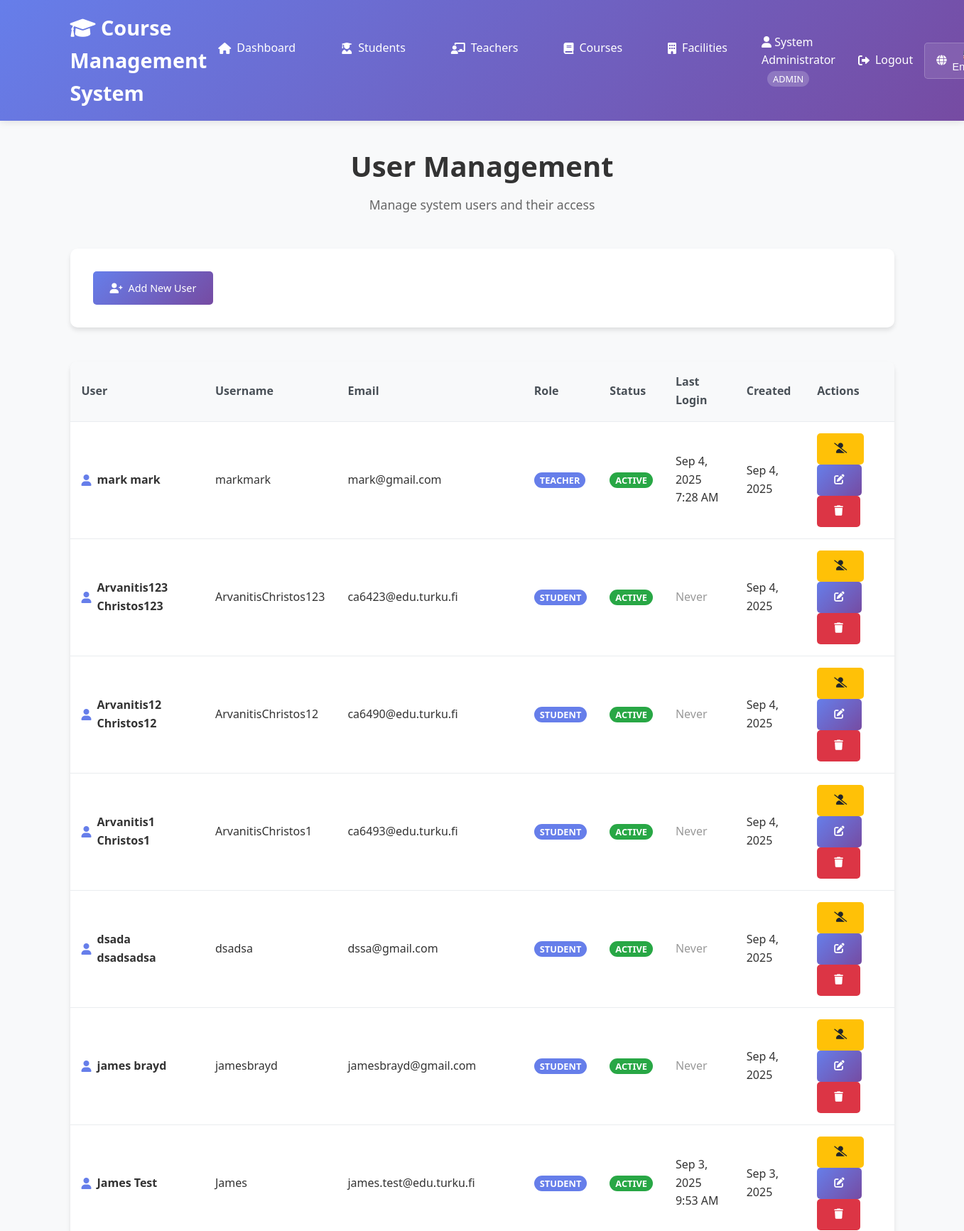
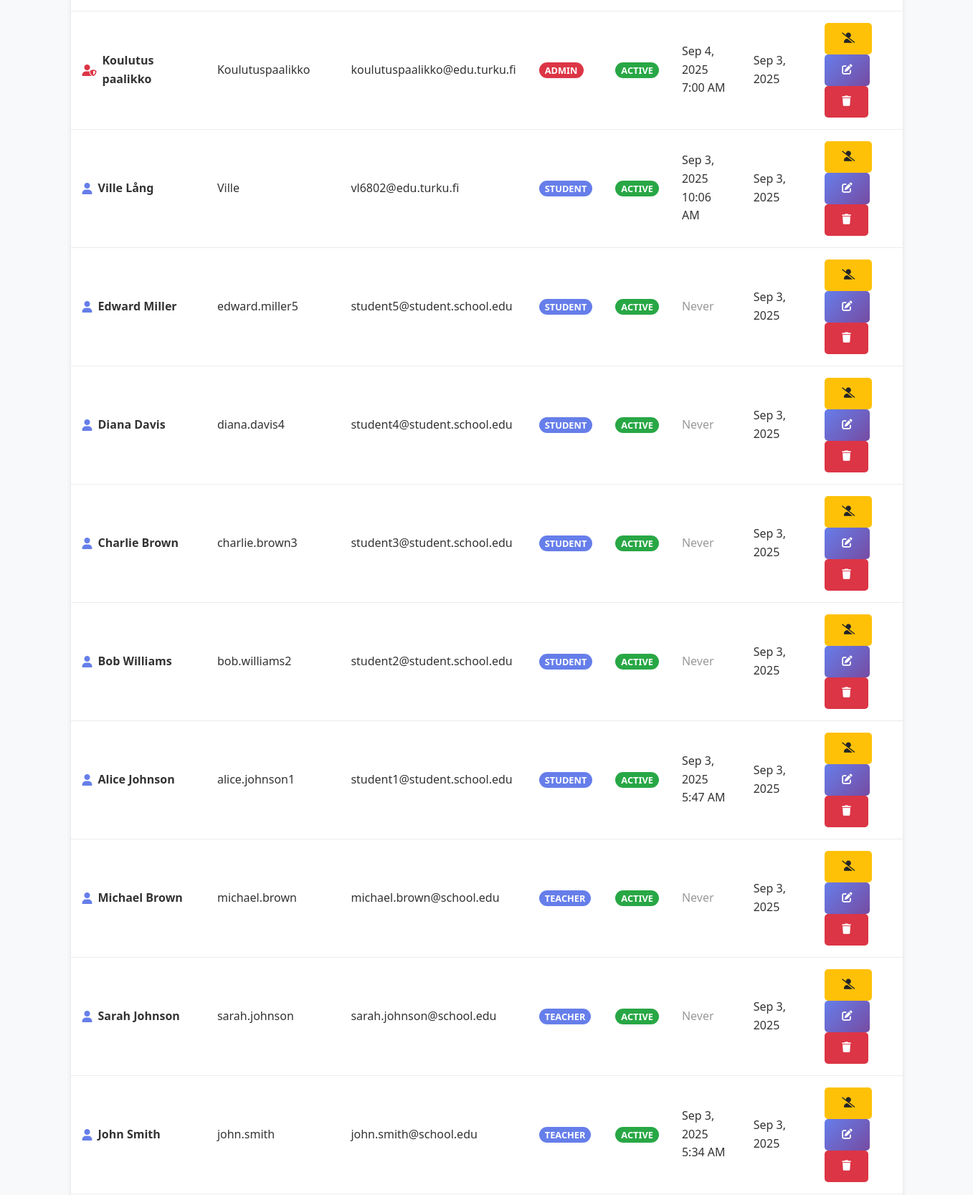
Screenshot of /users/index.php (signed in, upper part) with the database file from the repository (2 pictures, top to bottom).
### tables this page shows
CREATE TABLE `users` (
  `id` int(11) NOT NULL,
  `username` varchar(50) NOT NULL,
  `email` varchar(100) NOT NULL,
  `password_hash` varchar(255) NOT NULL,
  `role` enum('admin','teacher','student','staff') DEFAULT 'student',
  `student_id` int(11) DEFAULT NULL,
  `teacher_id` int(11) DEFAULT NULL,
  `first_name` varchar(50) NOT NULL,
  `last_name` varchar(50) NOT NULL,
  `created_at` timestamp NOT NULL DEFAULT current_timestamp(),
  `last_login` timestamp NULL DEFAULT NULL,
  `is_active` tinyint(1) DEFAULT 1
);

### config/auth.php (called while the page is built, shortened)
<?php
require_once 'database.php';
function isLoggedIn() {
    return isset($_SESSION['user_id']) && !empty($_SESSION['user_id']);
}
function getCurrentUser() {
    return [
        'id' => $_SESSION['user_id'],
        'username' => $_SESSION['username'],
        'email' => $_SESSION['email'],
        'role' => $_SESSION['user_role'],
        'first_name' => $_SESSION['first_name'],
        'last_name' => $_SESSION['last_name'],
        'student_id' => $_SESSION['student_id'] ?? null,
        'teacher_id' => $_SESSION['teacher_id'] ?? null
    ];
}
?>

### config/database.php (called while the page is built, shortened)
<?php
function executeQuery($pdo, $sql, $params = []) {
    try {
        $stmt = $pdo->prepare($sql);
        $stmt->execute($params);
        return $stmt;
    } catch(PDOException $e) {
        throw new Exception("Query failed: " . $e->getMessage());
    }
}
?>

### users/index.php (the view, shortened to what this page needs)
<?php
require_once '../config/database.php';
require_once '../config/auth.php';
try {
    $sql = "SELECT id, username, email, role, first_name, last_name, created_at, last_login, is_active
            FROM users ORDER BY created_at DESC";
    $stmt = executeQuery($pdo, $sql);
    $users = $stmt->fetchAll();
} catch(Exception $e) {
    $error = "Error loading users: " . $e->getMessage();
}
$currentUser = getCurrentUser();
?>
<!DOCTYPE html>
<html lang="en">
<head>
    <link rel="stylesheet" href="../css/style.css">
    <link href="https://cdnjs.cloudflare.com/ajax/libs/font-awesome/6.0.0/css/all.min.css" rel="stylesheet">
</head>
<body>
    <header>
        <nav class="navbar">
            <div class="nav-container">
                <h1><i class="fas fa-graduation-cap"></i> Course Management System</h1>
                <ul class="nav-menu">
                    <li><a href="../index.php"><i class="fas fa-home"></i> Dashboard</a></li>
                    <li><a href="../students/index.php"><i class="fas fa-user-graduate"></i> Students</a></li>
                    <li><a href="../teachers/index.php"><i class="fas fa-chalkboard-teacher"></i> Teachers</a></li>
                    <li><a href="../courses/index.php"><i class="fas fa-book"></i> Courses</a></li>
                    <li><a href="../facilities/index.php"><i class="fas fa-building"></i> Facilities</a></li>
                    <li class="user-menu">
                        <div style="display: flex; align-items: center; gap: 1rem;">
                            <span style="color: white;">
                                <i class="fas fa-user"></i>
                                <?= htmlspecialchars($currentUser['first_name'] . ' ' . $currentUser['last_name']) ?>
                                <span style="background: rgba(255,255,255,0.2); padding: 2px 8px; border-radius: 12px; font-size: 0.8rem; margin-left: 0.5rem;">ADMIN</span>
                            </span>
                            <a href="../auth/logout.php" style="color: white; text-decoration: none;">
                                <i class="fas fa-sign-out-alt"></i> Logout
                            </a>
                        </div>
                    </li>
                </ul>
            </div>
        </nav>
    </header>
    <main class="main-content">
        <div class="container">
            <div class="dashboard-header">
                <h2>User Management</h2>
                <p>Manage system users and their access</p>
            </div>
            <div class="quick-actions">
                <a href="add.php" class="btn btn-primary">
                    <i class="fas fa-user-plus"></i> Add New User
                </a>
            </div>
            <div class="table">
                <table>
                    <thead>
                        <tr>
                            <th>User</th>
                            <th>Username</th>
                            <th>Email</th>
                            <th>Role</th>
                            <th>Status</th>
                            <th>Last Login</th>
                            <th>Created</th>
                            <th>Actions</th>
                        </tr>
                    </thead>
                    <tbody>
                        <?php if (isset($users) && count($users) > 0): ?>
                            <?php foreach ($users as $user): ?>
                                <tr style="<?= !$user['is_active'] ? 'opacity: 0.6;' : '' ?>">
                                    <td>
                                        <div style="display: flex; align-items: center; gap: 0.5rem;">
                                            <i class="fas <?= $user['role'] === 'admin' ? 'fa-user-shield' : 'fa-user' ?>"
                                               style="color: <?= $user['role'] === 'admin' ? '#dc3545' : '#667eea' ?>;"></i>
                                            <div>
                                                <div style="font-weight: 600;">
                                                    <?= htmlspecialchars($user['first_name'] . ' ' . $user['last_name']) ?>
                                                </div>
                                            </div>
                                        </div>
                                    </td>
                                    <td><?= htmlspecialchars($user['username']) ?></td>
                                    <td><?= htmlspecialchars($user['email']) ?></td>
                                    <td>
                                        <span style="padding: 2px 8px; border-radius: 12px; font-size: 0.8rem; font-weight: 600;
                                                     background: <?= $user['role'] === 'admin' ? '#dc3545' : '#667eea' ?>;
                                                     color: white;">
                                            <?= strtoupper($user['role']) ?>
                                        </span>
                                    </td>
                                    <td>
                                        <span style="padding: 2px 8px; border-radius: 12px; font-size: 0.8rem; font-weight: 600;
                                                     background: <?= $user['is_active'] ? '#28a745' : '#6c757d' ?>;
                                                     color: white;">
                                            <?= $user['is_active'] ? 'ACTIVE' : 'INACTIVE' ?>
                                        </span>
                                    </td>
                                    <td>
                                        <?php if ($user['last_login']): ?>
                                            <?= date('M j, Y g:i A', strtotime($user['last_login'])) ?>
                                        <?php else: ?>
                                            <span style="color: #999;">Never</span>
                                        <?php endif; ?>
                                    </td>
                                    <td><?= date('M j, Y', strtotime($user['created_at'])) ?></td>
                                    <td>
                                        <?php if ($user['id'] != $currentUser['id']): ?>
                                            <a href="?action=toggle_status&id=<?= $user['id'] ?>"
                                               class="btn <?= $user['is_active'] ? 'btn-warning' : 'btn-success' ?>"
                                               title="<?= $user['is_active'] ? 'Deactivate' : 'Activate' ?> User">
                                                <i class="fas <?= $user['is_active'] ? 'fa-user-slash' : 'fa-user-check' ?>"></i>
                                            </a>
                                            <a href="edit.php?id=<?= $user['id'] ?>" class="btn btn-primary" title="Edit User">
                                                <i class="fas fa-edit"></i>
                                            </a>
                                            <a href="?action=delete&id=<?= $user['id'] ?>"
                                               class="btn btn-danger"
                                               title="Delete User"
                                               onclick="return confirm('Are you sure you want to delete this user?')">
                                                <i class="fas fa-trash"></i>
                                            </a>
                                        <?php else: ?>
                                            <span style="color: #999; font-size: 0.8rem;">Current User</span>
                                        <?php endif; ?>
                                    </td>
                                </tr>
                            <?php endforeach; ?>
                        <?php endif; ?>
                    </tbody>
                </table>
            </div>
        </div>
    </main>
</body>
</html>

### css/style.css (style rules this page uses)
* { margin: 0; padding: 0; box-sizing: border-box; }
body { font-family: 'Segoe UI', Tahoma, Geneva, Verdana, sans-serif; line-height: 1.6; color: #333; background-color: #f8f9fa; }
.container { max-width: 1200px; margin: 0 auto; padding: 0 20px; }
header { background: linear-gradient(135deg, #667eea 0%, #764ba2 100%); color: white; box-shadow: 0 2px 10px rgba(0,0,0,0.1); }
.navbar { padding: 1rem 0; }
.nav-container { display: flex; justify-content: space-between; align-items: center; max-width: 1200px; margin: 0 auto; padding: 0 20px; }
.navbar h1 { font-size: 1.8rem; font-weight: 600; }
.nav-menu { display: flex; list-style: none; gap: 2rem; }
.nav-menu a { color: white; text-decoration: none; padding: 0.5rem 1rem; border-radius: 5px; transition: background-color 0.3s; display: flex; align-items: center; gap: 0.5rem; }
.main-content { min-height: calc(100vh - 120px); padding: 2rem 0; }
.dashboard-header { text-align: center; margin-bottom: 3rem; }
.dashboard-header h2 { font-size: 2.5rem; color: #333; margin-bottom: 0.5rem; }
.dashboard-header p { font-size: 1.1rem; color: #666; }
.quick-actions { background: white; padding: 2rem; border-radius: 10px; box-shadow: 0 4px 6px rgba(0,0,0,0.1); margin-bottom: 3rem; }
.btn { display: inline-flex; align-items: center; gap: 0.5rem; padding: 0.75rem 1.5rem; border: none; border-radius: 5px; text-decoration: none; font-weight: 500; cursor: pointer; transition: all 0.3s; font-size: 0.9rem; min-height: 44px; justify-content: center; }
.btn-primary { background: linear-gradient(135deg, #667eea 0%, #764ba2 100%); color: white; }
.btn-danger { background: #dc3545; color: white; }
.btn-warning { background: #ffc107; color: #212529; }
.table { width: 100%; background: white; border-radius: 10px; overflow: hidden; box-shadow: 0 4px 6px rgba(0,0,0,0.1); margin-bottom: 2rem; overflow-x: auto; -webkit-overflow-scrolling: touch; }
.table table { width: 100%; border-collapse: collapse; min-width: 600px; }
.table th, .table td { padding: 1rem; text-align: left; border-bottom: 1px solid #e9ecef; }
.table th { background: #f8f9fa; font-weight: 600; color: #495057; }
html { scroll-behavior: smooth; }

### rows the page displays
users: first_name+last_name "System Administrator"
users: first_name+last_name "mark mark", username "markmark", email "mark@gmail.com", role "TEACHER", is_active "ACTIVE", last_login "Sep 4, 2025 7:28 AM", created_at "Sep 4, 2025"
users: first_name+last_name "Arvanitis123 Christos123", username "ArvanitisChristos123", email "ca6423@edu.turku.fi", role "STUDENT", is_active "ACTIVE", shows "Never", created_at "Sep 4, 2025"
users: first_name+last_name "Arvanitis12 Christos12", username "ArvanitisChristos12", email "ca6490@edu.turku.fi", role "STUDENT", is_active "ACTIVE", shows "Never", created_at "Sep 4, 2025"
users: first_name+last_name "Arvanitis1 Christos1", username "ArvanitisChristos1", email "ca6493@edu.turku.fi", role "STUDENT", is_active "ACTIVE", shows "Never", created_at "Sep 4, 2025"
users: first_name+last_name "dsada dsadsadsa", username "dsadsa", email "dssa@gmail.com", role "STUDENT", is_active "ACTIVE", shows "Never", created_at "Sep 4, 2025"
users: first_name+last_name "james brayd", username "jamesbrayd", email "jamesbrayd@gmail.com", role "STUDENT", is_active "ACTIVE", shows "Never", created_at "Sep 4, 2025"
users: first_name+last_name "James Test", username "James", email "james.test@edu.turku.fi", role "STUDENT", is_active "ACTIVE", last_login "Sep 3, 2025 9:53 AM", created_at "Sep 3, 2025"
users: first_name+last_name "Koulutus paalikko", username "Koulutuspaalikko", email "koulutuspaalikko@edu.turku.fi", role "ADMIN", is_active "ACTIVE", last_login "Sep 4, 2025 7:00 AM", created_at "Sep 3, 2025"
users: first_name+last_name "Ville Lång", username "Ville", email "vl6802@edu.turku.fi", role "STUDENT", is_active "ACTIVE", last_login "Sep 3, 2025 10:06 AM", created_at "Sep 3, 2025"
users: first_name+last_name "Edward Miller", username "edward.miller5", email "student5@student.school.edu", role "STUDENT", is_active "ACTIVE", shows "Never", created_at "Sep 3, 2025"
users: first_name+last_name "Diana Davis", username "diana.davis4", email "student4@student.school.edu", role "STUDENT", is_active "ACTIVE", shows "Never", created_at "Sep 3, 2025"
users: first_name+last_name "Charlie Brown", username "charlie.brown3", email "student3@student.school.edu", role "STUDENT", is_active "ACTIVE", shows "Never", created_at "Sep 3, 2025"
users: first_name+last_name "Bob Williams", username "bob.williams2", email "student2@student.school.edu", role "STUDENT", is_active "ACTIVE", shows "Never", created_at "Sep 3, 2025"
users: first_name+last_name "Alice Johnson", username "alice.johnson1", email "student1@student.school.edu", role "STUDENT", is_active "ACTIVE", last_login "Sep 3, 2025 5:47 AM", created_at "Sep 3, 2025"
users: first_name+last_name "Michael Brown", username "michael.brown", email "michael.brown@school.edu", role "TEACHER", is_active "ACTIVE", shows "Never", created_at "Sep 3, 2025"
users: first_name+last_name "Sarah Johnson", username "sarah.johnson", email "sarah.johnson@school.edu", role "TEACHER", is_active "ACTIVE", shows "Never", created_at "Sep 3, 2025"
users: first_name+last_name "John Smith", username "john.smith", email "john.smith@school.edu", role "TEACHER", is_active "ACTIVE", last_login "Sep 3, 2025 5:34 AM", created_at "Sep 3, 2025"
